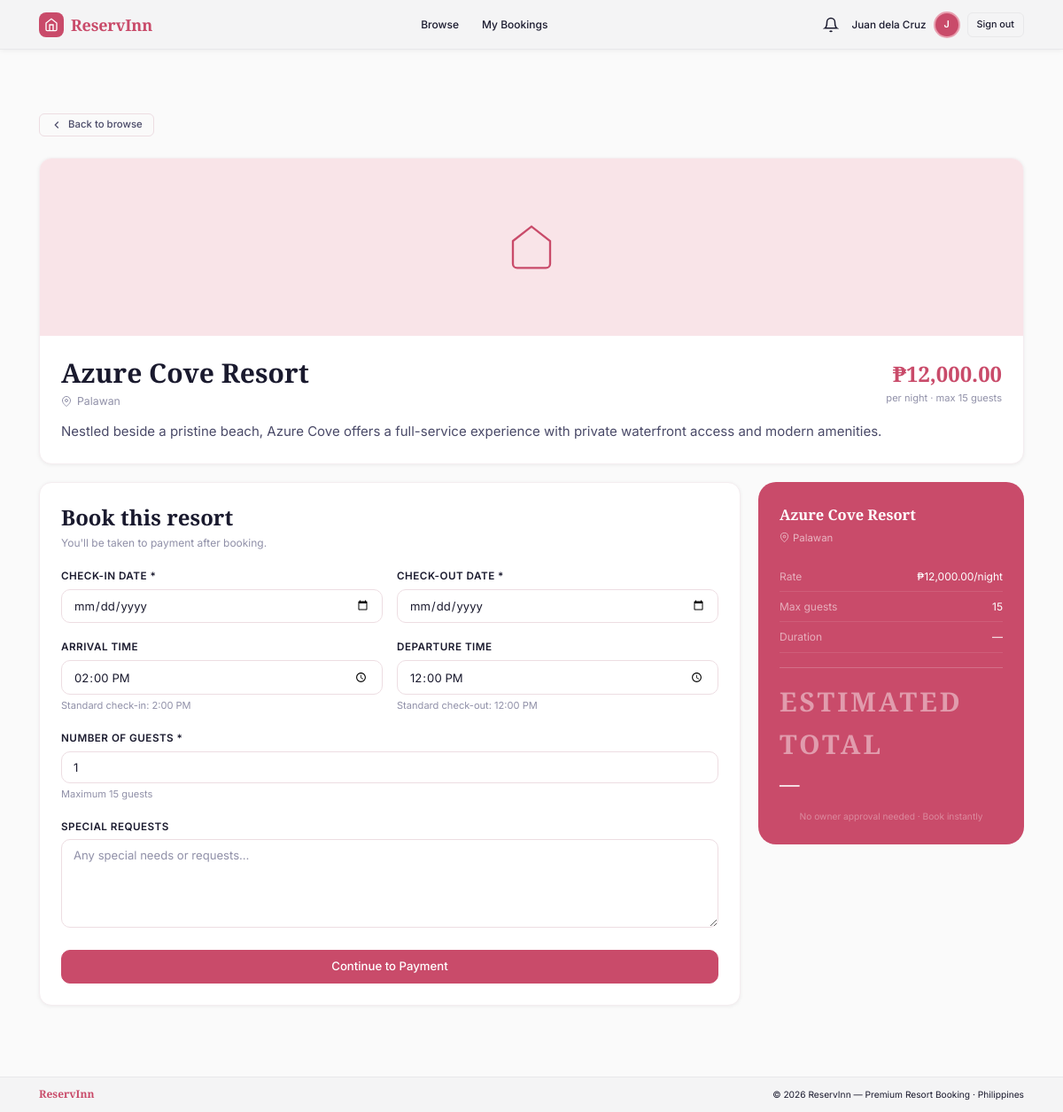
The page /pages/book_resort.php?id=2 (signed in) on the database its author committed.
### tables this page shows
CREATE TABLE IF NOT EXISTS `resorts` (
  `resort_id`        INT UNSIGNED    NOT NULL AUTO_INCREMENT,
  `owner_id`         INT UNSIGNED    NOT NULL,
  `name`             VARCHAR(160)    NOT NULL,
  `description`      TEXT            DEFAULT NULL,
  `location_city`    VARCHAR(80)     DEFAULT NULL,
  `location_address` VARCHAR(255)    DEFAULT NULL,
  `price_per_night`  DECIMAL(10,2)   NOT NULL DEFAULT 0.00,
  `max_guests`       SMALLINT        NOT NULL DEFAULT 1,
  `is_available`     TINYINT(1)      NOT NULL DEFAULT 1,
  `image_path`       VARCHAR(255)    DEFAULT NULL,
  `created_at`       DATETIME        NOT NULL DEFAULT CURRENT_TIMESTAMP,
  `updated_at`       DATETIME        NOT NULL DEFAULT CURRENT_TIMESTAMP ON UPDATE CURRENT_TIMESTAMP,
  PRIMARY KEY (`resort_id`),
  KEY `fk_resort_owner` (`owner_id`),
  CONSTRAINT `fk_resort_owner` FOREIGN KEY (`owner_id`) REFERENCES `users` (`user_id`) ON DELETE CASCADE
);

### pages/book_resort.php (the view, shortened to what this page needs)
<?php
require_once '../config.php';
$resort_id = isset($_GET['id']) ? intval($_GET['id']) : 0;
$resort = null;
try {
    $stmt = $pdo->prepare("SELECT r.*, u.full_name as owner_name, u.user_id as owner_id,
        (SELECT AVG(rv.rating) FROM reviews rv WHERE rv.resort_id=r.resort_id AND rv.is_approved=1) as avg_rating,
        (SELECT COUNT(*) FROM reviews rv WHERE rv.resort_id=r.resort_id AND rv.is_approved=1) as review_count
        FROM resorts r JOIN users u ON r.owner_id=u.user_id WHERE r.resort_id=? AND r.is_available=1");
    $stmt->execute([$resort_id]);
    $resort = $stmt->fetch();
} catch (PDOException $e) { error_log($e->getMessage()); header("Location: browse_resorts.php"); exit(); }
include '_head.php';
?>
<main class="section--sm" style="padding: calc(var(--nav-h) + 16px) 0 80px">
  <div class="container">
    <a href="browse_resorts.php" class="btn btn--ghost btn--sm mb-24" style="display:inline-flex">
      <svg viewBox="0 0 24 24" fill="none" stroke="currentColor" stroke-width="2"><polyline points="15 18 9 12 15 6"/></svg>
      Back to browse
    </a>
    <div class="card mb-20">
      <?php if ($resort['image_path'] && file_exists('../'.$resort['image_path'])): ?>
        <img src="<?php echo htmlspecialchars('../'.$resort['image_path']); ?>" alt="" style="width:100%;height:260px;object-fit:cover">
      <?php else: ?>
        <div style="width:100%;height:200px;background:var(--pink);display:flex;align-items:center;justify-content:center">
          <svg width="56" height="56" viewBox="0 0 24 24" fill="none" stroke="var(--rose)" stroke-width="1"><path d="M3 9l9-7 9 7v11a2 2 0 01-2 2H5a2 2 0 01-2-2z"/></svg>
        </div>
      <?php endif; ?>
      <div class="card__body">
        <div style="display:flex;justify-content:space-between;align-items:flex-start;flex-wrap:wrap;gap:12px">
          <div>
            <h1 style="margin-bottom:4px"><?php echo htmlspecialchars($resort['name']); ?></h1>
            <div style="color:var(--text-muted);font-size:.82rem;display:flex;align-items:center;gap:6px;flex-wrap:wrap">
              <svg width="12" height="12" viewBox="0 0 24 24" fill="none" stroke="currentColor" stroke-width="2"><path d="M21 10c0 7-9 13-9 13s-9-6-9-13a9 9 0 0118 0z"/><circle cx="12" cy="10" r="3"/></svg>
              <?php echo htmlspecialchars($resort['location_city']); ?>
            </div>
          </div>
          <div style="text-align:right">
            <div style="font-family:var(--font-display);font-size:1.6rem;font-weight:600;color:var(--rose)">
              &#8369;<?php echo number_format($resort['price_per_night'],2); ?>
            </div>
            <div style="font-size:.74rem;color:var(--text-muted)">per night · max <?php echo $resort['max_guests']; ?> guests</div>
          </div>
        </div>
        <p style="margin-top:12px"><?php echo nl2br(htmlspecialchars($resort['description'])); ?></p>
      </div>
    </div>
    <div class="checkout-layout">
      <div>
        <div class="card">
          <div class="card__body">
            <h2 style="margin-bottom:4px">Book this resort</h2>
            <p style="color:var(--text-muted);font-size:.8rem;margin-bottom:18px">You'll be taken to payment after booking.</p>
            <form method="POST" action="">
              <div class="form-row">
                <div class="form-group">
                  <label class="form-label">Check-in Date *</label>
                  <input class="form-control" type="date" id="check_in_date" name="check_in_date" value="<?php echo htmlspecialchars($_POST['check_in_date'] ?? ''); ?>" required>
                </div>
                <div class="form-group">
                  <label class="form-label">Check-out Date *</label>
                  <input class="form-control" type="date" id="check_out_date" name="check_out_date" value="<?php echo htmlspecialchars($_POST['check_out_date'] ?? ''); ?>" required>
                </div>
              </div>
              <div class="form-row">
                <div class="form-group">
                  <label class="form-label">Arrival Time</label>
                  <input class="form-control" type="time" name="arrival_time" value="<?php echo htmlspecialchars($_POST['arrival_time'] ?? '14:00'); ?>">
                  <div class="form-hint">Standard check-in: 2:00 PM</div>
                </div>
                <div class="form-group">
                  <label class="form-label">Departure Time</label>
                  <input class="form-control" type="time" name="departure_time" value="<?php echo htmlspecialchars($_POST['departure_time'] ?? '12:00'); ?>">
                  <div class="form-hint">Standard check-out: 12:00 PM</div>
                </div>
              </div>
              <div class="form-group">
                <label class="form-label">Number of Guests *</label>
                <input class="form-control" type="number" name="guest_count" min="1" max="<?php echo $resort['max_guests']; ?>" value="<?php echo htmlspecialchars($_POST['guest_count'] ?? '1'); ?>" required>
                <div class="form-hint">Maximum <?php echo $resort['max_guests']; ?> guests</div>
              </div>
              <div class="form-group">
                <label class="form-label">Special Requests</label>
                <textarea class="form-control" name="special_requests" rows="3" placeholder="Any special needs or requests…"><?php echo htmlspecialchars($_POST['special_requests'] ?? ''); ?></textarea>
              </div>
              <button type="submit" class="btn btn--primary btn--lg btn--block" data-booking-submit>Continue to Payment</button>
            </form>
          </div>
        </div>
      </div>
      <div class="checkout-summary">
        <div class="checkout-summary__resort"><?php echo htmlspecialchars($resort['name']); ?></div>
        <div class="checkout-summary__loc">
          <svg viewBox="0 0 24 24" fill="none" stroke="currentColor" stroke-width="2"><path d="M21 10c0 7-9 13-9 13s-9-6-9-13a9 9 0 0118 0z"/><circle cx="12" cy="10" r="3"/></svg>
          <?php echo htmlspecialchars($resort['location_city']); ?>
        </div>
        <div class="checkout-summary__row"><span class="checkout-summary__label">Rate</span><span>&#8369;<?php echo number_format($resort['price_per_night'],2); ?>/night</span></div>
        <div class="checkout-summary__row"><span class="checkout-summary__label">Max guests</span><span><?php echo $resort['max_guests']; ?></span></div>
        <div class="checkout-summary__row"><span class="checkout-summary__label">Duration</span><span id="summary-nights">—</span></div>
        <div class="checkout-summary__total">
          <div class="checkout-summary__total-label">Estimated Total</div>
          <div id="summary-price" style="font-size:1.5rem">—</div>
        </div>
        <p style="font-size:.68rem;color:rgba(255,255,255,.35);text-align:center;margin-top:10px">No owner approval needed · Book instantly</p>
      </div>
    </div>
  </div>
</main>
<?php include '_foot.php'; ?>

### css/style.css (style rules this page uses)
:root { --pink: #f9e4e8; --pink-mid: #f2c8d0; --pink-dark: #e8a0b0; --pink-accent: #d4607a; --rose: #c94b6a; --smoke: #f4f4f5; --smoke-border:#e8e8ea; --white: #ffffff; --bg: #fafafa; --card: #ffffff; --text: #1a1a2e; --text-2: #4a4a68; --text-muted: #9090a8; --border: #eddde2; --border-light:#f4edf0; --success-bg: #e8f5e9; --success: #2e7d32; --error-bg: #fdecea; --error: #c62828; --info-bg: #e3f2fd; --info: #1565c0; --warn-bg: #fff8e1; --warn: #e65100; --font-display: 'Playfair Display', Georgia, serif; --font-body: 'Inter', system-ui, sans-serif; --radius-sm: 6px; --radius-md: 10px; --radius-lg: 14px; --radius-xl: 20px; --shadow-sm: 0 1px 4px rgba(0,0,0,.06); --shadow-md: 0 4px 16px rgba(0,0,0,.09); --shadow-lg: 0 8px 32px rgba(0,0,0,.11); --nav-h: 56px; --foot-h: 40px; --side-w: 220px; --trans: 0.18s ease; }
*,*::before,*::after { box-sizing:border-box;margin:0;padding:0 }
html { font-size:15px;scroll-behavior:smooth;height:100% }
body { font-family:var(--font-body);color:var(--text);background:var(--bg); line-height:1.6;-webkit-font-smoothing:antialiased; min-height:100vh;display:flex;flex-direction:column; }
a { color:inherit;text-decoration:none }
svg { vertical-align:middle;flex-shrink:0 }
h1 { font-family:var(--font-display);font-size:clamp(1.5rem,3vw,2rem);font-weight:600;color:var(--text);line-height:1.2 }
h2 { font-family:var(--font-display);font-size:clamp(1.2rem,2vw,1.6rem);font-weight:600;color:var(--text);line-height:1.25 }
p { color:var(--text-2);line-height:1.65 }
.container { width:100%;max-width:1160px;margin:0 auto;padding:0 24px }
.mb-20 { margin-bottom:20px }
.mb-24 { margin-bottom:24px }
body>main, body>.dash-layout { margin-top:var(--nav-h); flex:1 0 auto; }
.btn { display:inline-flex;align-items:center;justify-content:center;gap:6px; font-family:var(--font-body);font-size:.82rem;font-weight:500; padding:8px 18px;border-radius:var(--radius-md); border:1px solid transparent;cursor:pointer; transition:all var(--trans);white-space:nowrap;text-decoration:none;line-height:1; }
.btn svg { width:14px;height:14px }
.btn--sm { padding:5px 12px;font-size:.76rem;border-radius:var(--radius-sm) }
.btn--lg { padding:11px 24px;font-size:.88rem }
.btn--block { width:100% }
.btn--primary { background:var(--rose);color:#fff;border-color:var(--rose) }
.btn--ghost { background:transparent;color:var(--text-2);border-color:var(--border) }
.card { background:var(--card);border:1px solid var(--border-light); border-radius:var(--radius-lg);box-shadow:var(--shadow-sm);overflow:hidden; transition:box-shadow var(--trans); }
.card__body { padding:24px }
.form-group { margin-bottom:18px }
.form-label { display:block;font-size:.78rem;font-weight:600;color:var(--text);margin-bottom:5px;text-transform:uppercase;letter-spacing:.04em }
.form-control { width:100%;padding:9px 13px;font-size:.875rem;font-family:var(--font-body); color:var(--text);background:#fff; border:1px solid var(--border);border-radius:var(--radius-md); transition:border-color var(--trans),box-shadow var(--trans);outline:none; }
.form-control::placeholder { color:var(--text-muted) }
textarea.form-control { resize:vertical;min-height:100px }
.form-hint { font-size:.74rem;color:var(--text-muted);margin-top:4px }
.form-row { display:grid;grid-template-columns:1fr 1fr;gap:16px }
.checkout-layout { display:grid;grid-template-columns:1fr 300px;gap:20px;align-items:start }
.checkout-summary { background:var(--rose);color:#fff;border-radius:var(--radius-xl);padding:24px; position:sticky;top:calc(var(--nav-h) + 16px); }
.checkout-summary__resort { font-family:var(--font-display);font-size:1.1rem;font-weight:600;margin-bottom:3px }
.checkout-summary__loc { font-size:.76rem;color:rgba(255,255,255,.6);display:flex;align-items:center;gap:4px;margin-bottom:18px }
.checkout-summary__loc svg { width:11px;height:11px }
.checkout-summary__row { display:flex;justify-content:space-between;align-items:center;padding:7px 0;border-bottom:1px solid rgba(255,255,255,.1);font-size:.8rem }
.checkout-summary__label { color:rgba(255,255,255,.55) }
.checkout-summary__total { margin-top:16px;padding-top:14px;border-top:1px solid rgba(255,255,255,.2) }
.checkout-summary__total-label { font-size:.68rem;text-transform:uppercase;letter-spacing:.1em;color:rgba(255,255,255,.45);margin-bottom:3px }
.checkout-summary__total>div { font-family:var(--font-display);font-size:2rem;font-weight:600 }
.section--sm { padding:24px 0 }

### rows shown on the page
resorts: name "Azure Cove Resort", location_city "Palawan", price_per_night "12,000.00", max_guests "15", description "Nestled beside a pristine beach, Azure Cove offers a full-service experience with private waterfront access and modern amenities."

### other values the page prints
$_SESSION['user_name'] "Juan dela Cruz"
substr($_SESSION['user_name'] ?? 'U', 0, 1) "J"
